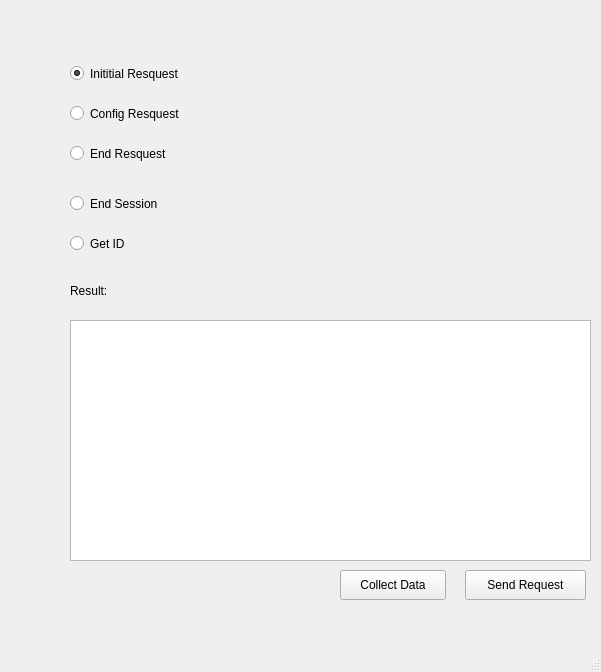
<?xml version="1.0" encoding="UTF-8"?>
<ui version="4.0">
 <class>MainWindow</class>
 <widget class="QMainWindow" name="MainWindow">
  <property name="geometry">
   <rect>
    <x>0</x>
    <y>0</y>
    <width>601</width>
    <height>672</height>
   </rect>
  </property>
  <property name="windowTitle">
   <string>MainWindow</string>
  </property>
  <widget class="QWidget" name="centralwidget">
   <widget class="QPushButton" name="btnPerform">
    <property name="geometry">
     <rect>
      <x>465</x>
      <y>570</y>
      <width>121</width>
      <height>30</height>
     </rect>
    </property>
    <property name="text">
     <string>Send Request</string>
    </property>
   </widget>
   <widget class="QLabel" name="label">
    <property name="geometry">
     <rect>
      <x>70</x>
      <y>280</y>
      <width>80</width>
      <height>21</height>
     </rect>
    </property>
    <property name="text">
     <string>Result:</string>
    </property>
   </widget>
   <widget class="QRadioButton" name="rbtnInit">
    <property name="geometry">
     <rect>
      <x>70</x>
      <y>60</y>
      <width>181</width>
      <height>27</height>
     </rect>
    </property>
    <property name="text">
     <string>Inititial Resquest</string>
    </property>
    <property name="checked">
     <bool>true</bool>
    </property>
   </widget>
   <widget class="QTextBrowser" name="txtResults">
    <property name="geometry">
     <rect>
      <x>70</x>
      <y>320</y>
      <width>521</width>
      <height>241</height>
     </rect>
    </property>
   </widget>
   <widget class="QRadioButton" name="rbtnConfig">
    <property name="geometry">
     <rect>
      <x>70</x>
      <y>100</y>
      <width>181</width>
      <height>27</height>
     </rect>
    </property>
    <property name="text">
     <string>Config Resquest</string>
    </property>
   </widget>
   <widget class="QRadioButton" name="rbtnEndRequest">
    <property name="geometry">
     <rect>
      <x>70</x>
      <y>140</y>
      <width>181</width>
      <height>27</height>
     </rect>
    </property>
    <property name="text">
     <string>End Resquest</string>
    </property>
   </widget>
   <widget class="QRadioButton" name="rbtnId">
    <property name="geometry">
     <rect>
      <x>70</x>
      <y>230</y>
      <width>181</width>
      <height>27</height>
     </rect>
    </property>
    <property name="text">
     <string>Get ID</string>
    </property>
   </widget>
   <widget class="QRadioButton" name="rbtnEndSession">
    <property name="geometry">
     <rect>
      <x>70</x>
      <y>190</y>
      <width>181</width>
      <height>27</height>
     </rect>
    </property>
    <property name="text">
     <string>End Session</string>
    </property>
   </widget>
   <widget class="QPushButton" name="btnCollectData">
    <property name="geometry">
     <rect>
      <x>340</x>
      <y>570</y>
      <width>106</width>
      <height>30</height>
     </rect>
    </property>
    <property name="text">
     <string>Collect Data</string>
    </property>
   </widget>
  </widget>
  <widget class="QMenuBar" name="menubar">
   <property name="geometry">
    <rect>
     <x>0</x>
     <y>0</y>
     <width>601</width>
     <height>26</height>
    </rect>
   </property>
  </widget>
  <widget class="QStatusBar" name="statusbar"/>
 </widget>
 <resources/>
 <connections/>
</ui>
